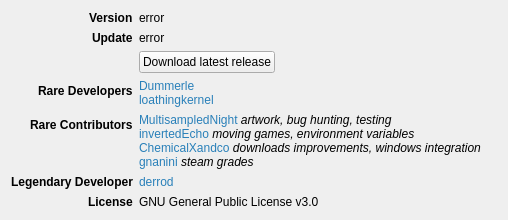
<?xml version="1.0" encoding="UTF-8"?>
<ui version="4.0">
 <class>About</class>
 <widget class="QWidget" name="About">
  <property name="geometry">
   <rect>
    <x>0</x>
    <y>0</y>
    <width>508</width>
    <height>210</height>
   </rect>
  </property>
  <property name="windowTitle">
   <string>About</string>
  </property>
  <layout class="QFormLayout" name="about_layout">
   <property name="labelAlignment">
    <set>Qt::AlignmentFlag::AlignRight|Qt::AlignmentFlag::AlignTrailing|Qt::AlignmentFlag::AlignVCenter</set>
   </property>
   <item row="0" column="0">
    <widget class="QLabel" name="version_label">
     <property name="font">
      <font>
       <bold>true</bold>
      </font>
     </property>
     <property name="text">
      <string>Version</string>
     </property>
    </widget>
   </item>
   <item row="0" column="1">
    <widget class="QLabel" name="version">
     <property name="text">
      <string notr="true">error</string>
     </property>
    </widget>
   </item>
   <item row="1" column="0">
    <widget class="QLabel" name="update_label">
     <property name="font">
      <font>
       <bold>true</bold>
      </font>
     </property>
     <property name="text">
      <string>Update</string>
     </property>
    </widget>
   </item>
   <item row="1" column="1">
    <widget class="QLabel" name="update_field">
     <property name="text">
      <string notr="true">error</string>
     </property>
    </widget>
   </item>
   <item row="2" column="1">
    <widget class="QPushButton" name="open_browser">
     <property name="sizePolicy">
      <sizepolicy hsizetype="Maximum" vsizetype="Fixed">
       <horstretch>0</horstretch>
       <verstretch>0</verstretch>
      </sizepolicy>
     </property>
     <property name="text">
      <string>Download latest release</string>
     </property>
    </widget>
   </item>
   <item row="3" column="0">
    <widget class="QLabel" name="dev_label">
     <property name="font">
      <font>
       <bold>true</bold>
      </font>
     </property>
     <property name="text">
      <string>Rare Developers</string>
     </property>
    </widget>
   </item>
   <item row="3" column="1">
    <widget class="QLabel" name="dev">
     <property name="toolTip">
      <string>Github</string>
     </property>
     <property name="text">
      <string notr="true">&lt;a href='https://github.com/Dummerle' style='color: #2980b9; text-decoration:none'&gt;Dummerle&lt;/a&gt;
&lt;br&gt;
&lt;a href='https://github.com/loathingkernel' style='color: #2980b9; text-decoration:none'&gt;loathingkernel&lt;/a&gt;</string>
     </property>
     <property name="openExternalLinks">
      <bool>true</bool>
     </property>
    </widget>
   </item>
   <item row="5" column="0">
    <widget class="QLabel" name="lgd_dev_label">
     <property name="font">
      <font>
       <bold>true</bold>
      </font>
     </property>
     <property name="text">
      <string>Legendary Developer</string>
     </property>
    </widget>
   </item>
   <item row="5" column="1">
    <widget class="QLabel" name="lgd_dev">
     <property name="toolTip">
      <string>Github</string>
     </property>
     <property name="text">
      <string notr="true">&lt;a href='https://github.com/derrod/' style='color: #2980b9; text-decoration:none'&gt;derrod&lt;/a&gt;</string>
     </property>
     <property name="openExternalLinks">
      <bool>true</bool>
     </property>
    </widget>
   </item>
   <item row="6" column="0">
    <widget class="QLabel" name="license_label">
     <property name="font">
      <font>
       <bold>true</bold>
      </font>
     </property>
     <property name="text">
      <string>License</string>
     </property>
    </widget>
   </item>
   <item row="6" column="1">
    <widget class="QLabel" name="license">
     <property name="text">
      <string>GNU General Public License v3.0</string>
     </property>
    </widget>
   </item>
   <item row="4" column="0">
    <widget class="QLabel" name="contrib_label">
     <property name="font">
      <font>
       <bold>true</bold>
      </font>
     </property>
     <property name="text">
      <string>Rare Contributors</string>
     </property>
    </widget>
   </item>
   <item row="4" column="1">
    <widget class="QLabel" name="label">
     <property name="text">
      <string notr="true">&lt;a href='https://github.com/MultisampledNight' style='color: #2980b9; text-decoration:none'&gt;MultisampledNight&lt;/a&gt; &lt;i&gt;artwork, bug hunting, testing&lt;/i&gt;
&lt;br&gt;
&lt;a href='https://github.com/invertedEcho' style='color: #2980b9; text-decoration:none'&gt;invertedEcho&lt;/a&gt; &lt;i&gt;moving games, environment variables&lt;/i&gt;
&lt;br&gt;
&lt;a href='https://github.com/ChemicalXandco' style='color: #2980b9; text-decoration:none'&gt;ChemicalXandco&lt;/a&gt; &lt;i&gt;downloads improvements, windows integration&lt;/i&gt;
&lt;br&gt;
&lt;a href='https://github.com/gnanini' style='color: #2980b9; text-decoration:none'&gt;gnanini&lt;/a&gt; &lt;i&gt;steam grades&lt;/i&gt;</string>
     </property>
    </widget>
   </item>
  </layout>
 </widget>
 <resources/>
 <connections/>
</ui>
